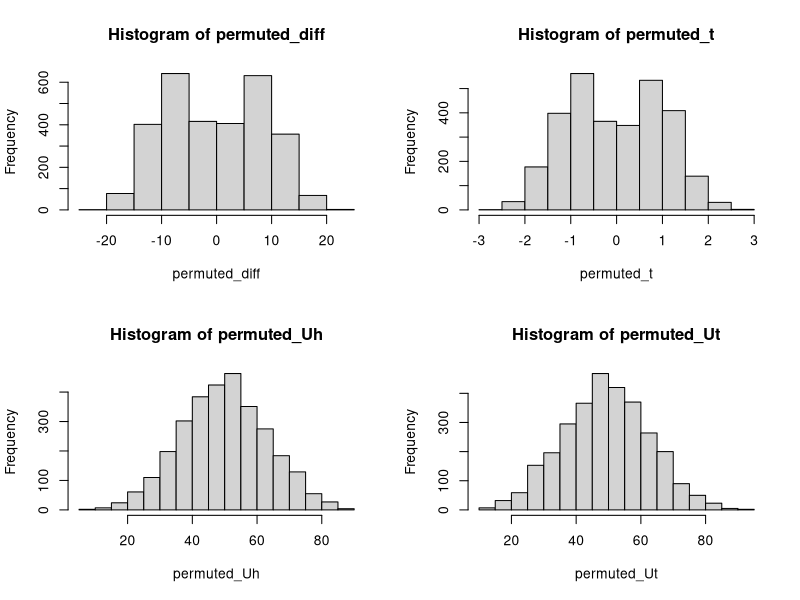
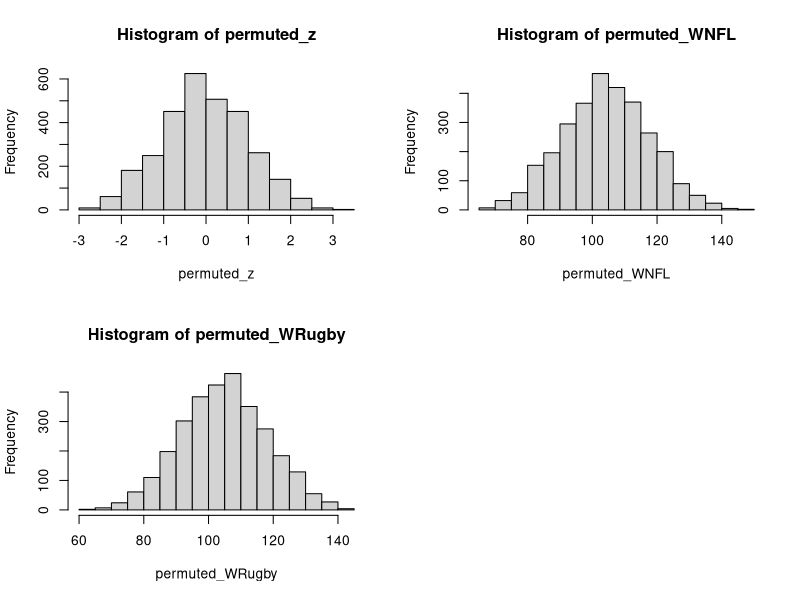

These charts were generated, in order, by the following R code:
## ---- chunk 1
knitr::opts_chunk$set(echo = TRUE)
library(tidyverse)
dat<-read.csv("dat.csv")
## ---- chunk 2
diff<-mean(dat$NFL)-mean(dat$Rugby)
cat("Difference in sample mean in finishing times for the two groups is",diff)
## ---- chunk 3
#calculate step by step
#variance of both groups
varNFL<-var(dat$NFL)
varRugby<-var(dat$Rugby)
#sample size of both groups
N1<-nrow(dat)
N2<-nrow(dat)
#pooled variance
Varpool<-(varNFL*(N1-1)+varRugby*(N2-1))/(N1+N2-2)
Vardiff<-Varpool*(1/N1+1/N2)
cat("Variance is",Vardiff)
## ---- chunk 4
#t-test score is the difference between mean, divided by their standard error
tteststat<-diff/sqrt(Vardiff)
#pvalue: Use the Student t Distribution to get the pvalue
pvalue1<-pt(tteststat,2*N1-2, lower.tail=T)*2 #side note: sample size is the same, using either N1 or N2 is fine here
#set alpha
alpha <- 0.05
#Rejection region
lreject<-qt(alpha/2, 2*N1 - 2)
hreject<-qt(alpha/2, 2*N1 - 2, lower.tail=F)
cat(" The test statistic is",round(tteststat,3),"\n","And the pvalue for this dataset is", round(pvalue1,3),"\n","The rejection region is between", round(lreject, 3),"and", round(hreject,3))

## ---- chunk 5
# Shapiro-Wilk normality test for NFL players
shapiro.test(dat$NFL)
# Shapiro-Wilk normality test for Rugby players
shapiro.test(dat$Rugby)
## ---- chunk 6
var.test(dat$NFL,dat$Rugby)
## ---- chunk 7
#Calculate U-statistic
NFL <-dat$NFL
Rugby<-dat$Rugby
# rank from lowest to highest
ranks = rank(c(NFL, Rugby))
# sum of the ranks in NFL group
HR = sum(ranks[1:10])
# sum of the ranks in Rugby group
TR = sum(ranks[11:20])

#Write a for-loop to calculate U-statistic 
UNFL<-0
URugby<-0
for (i in 1:length(dat$NFL)){
  for(j in 1:length(dat$Rugby)){
    UNFL<-ifelse(dat$NFL[i] < dat$Rugby[j],UNFL+1,UNFL)
    URugby<-ifelse(dat$NFL[i] > dat$Rugby[j],URugby+1,URugby)
  }
}

cat("The U-statistic for NFL is",UNFL,".")
cat(" The U-statistic for Rugby is",URugby)

## ---- chunk 8
#standard deviation for this normal distribution
varUstat<-sqrt(N1*N2*(N1+N2+1)/12)
expUstat<-50

#z-statistics=(U_stats-mean)/standard deviation
ZNFL<-(UNFL-expUstat)/varUstat
pzh<-(1-pnorm(ZNFL))*2

ZRugbyUstat<-(URugby-expUstat)/varUstat
pzt<-pnorm(ZRugbyUstat)*2

cat("The z-statistics for the Mann-Whitney U-test for NFL",round(ZNFL,3),",")
cat("and the p-values is",round(pzh,3),".")

cat("The z-statistics for the Mann-Whitney U-test for Rugby",round(ZRugbyUstat,3),",")
cat("and the p-values is",round(pzt,3),".")

## ---- chunk 9

#Set exact=false: treat the data as continuous
#Set correct=FALSE: calculate the p-value using asymptotic approximation

#sum of run for NFL
wilcox.test(dat$Rugby,dat$NFL,exact=F,correct=F)
#sum of rank for Rugby
wilcox.test(dat$NFL,dat$Rugby,exact=F,correct=F)
## ---- chunk 10
set.seed(1) 
# Number of simulation
nIter <- 3000 
#data and counts
time<-c(NFL, Rugby)
N1<-length(NFL)
N2<-length(Rugby)
expUstat<-50
varUstat<-sqrt(N1*N2*(N1+N2+1)/12)

# Empty vector to store 
permuted_diff<- rep(0, nIter) 
permuted_t<- rep(0, nIter) 
permuted_Uh<- rep(0, nIter) 
permuted_Ut<- rep(0, nIter) 
permuted_z<- rep(0, nIter) 
permuted_WNFL<- rep(0, nIter) 
permuted_WRugby<- rep(0, nIter) 
# Permutation
# Assume the first 10 are NFL, 11-20 are Rugby
for (i in 1:nIter) {
  tempdataset <- sample(time, length(time), replace = F)
  tempNFL<-tempdataset[1:N1]
  tempRugby<-tempdataset[(N1+1):length(time)]
  tempvar<-((1/N1+1/N2))*(var(tempNFL)+var(tempRugby))*(N1-1)/(N1+N2-2)
  permuted_diff[i] <- mean(tempNFL)-mean(tempRugby)#mean diff
  permuted_t[i]<- permuted_diff[i]/sqrt(tempvar)
  #t according to 1
  # rank from lowest to highest
  tempranks = rank(c(tempNFL, tempRugby))
  # sum of the ranks in NFL
  permuted_WNFL[i] = sum(tempranks[1:N1])
   # sum of the ranks in Rugby
  permuted_WRugby[i] = sum(tempranks[(N1+1):(N1+N2)])
#U-statistic for NFL
  permuted_Uh[i]<- N1*N2+(N1+1)*N1/2-permuted_WNFL[i]
#U-statistic for Rugby
 permuted_Ut[i]<-N1*N2+(N2+1)*N2/2-permuted_WRugby[i]
#z-statistics
permuted_z[i]<-(permuted_Ut[i]-expUstat)/varUstat
}
## ---- chunk 11
# Plot the sampling distribution
par(mfrow=c(2,2))
hist(permuted_diff)
hist(permuted_t)
hist(permuted_Uh)
hist(permuted_Ut)
hist(permuted_z)
hist(permuted_WNFL)
hist(permuted_WRugby)


## ---- chunk 12

pforsimu <- function(obs, simu) {
if (obs > mean(simu)) 
  return(2*sum(simu > obs)/length(simu)) 
  else return(2*sum(simu < obs)/length(simu))
}

#mean diff
pforsimu(diff,permuted_diff)
#Alternative:(sum(permuted_diff<diff)/nIter)*2

#t statistics
pforsimu(tteststat,permuted_t)
#Alternative:(sum(permuted_t<tteststat)/nIter)*2

#sampling distribution of u statistics
pforsimu(UNFL,permuted_Uh)
#Alternative:(sum(permuted_Uh>UNFL)/nIter)*2
#Alternative:(sum(permuted_Ut<URugby)/nIter)*2

#sampling distribution of z statistics
pforsimu(ZRugbyUstat,permuted_z)
#Alternative:(sum(permuted_z<ZRugbyUstat)/nIter)*2

#sampling distribution of Wilcox’s rank sum statistics
pforsimu(HR,permuted_WNFL)
#Alternative:(sum(permuted_WNFL<HR)/nIter)*2
#Alternative:(sum(permuted_WRugby>TR)/nIter)*2
